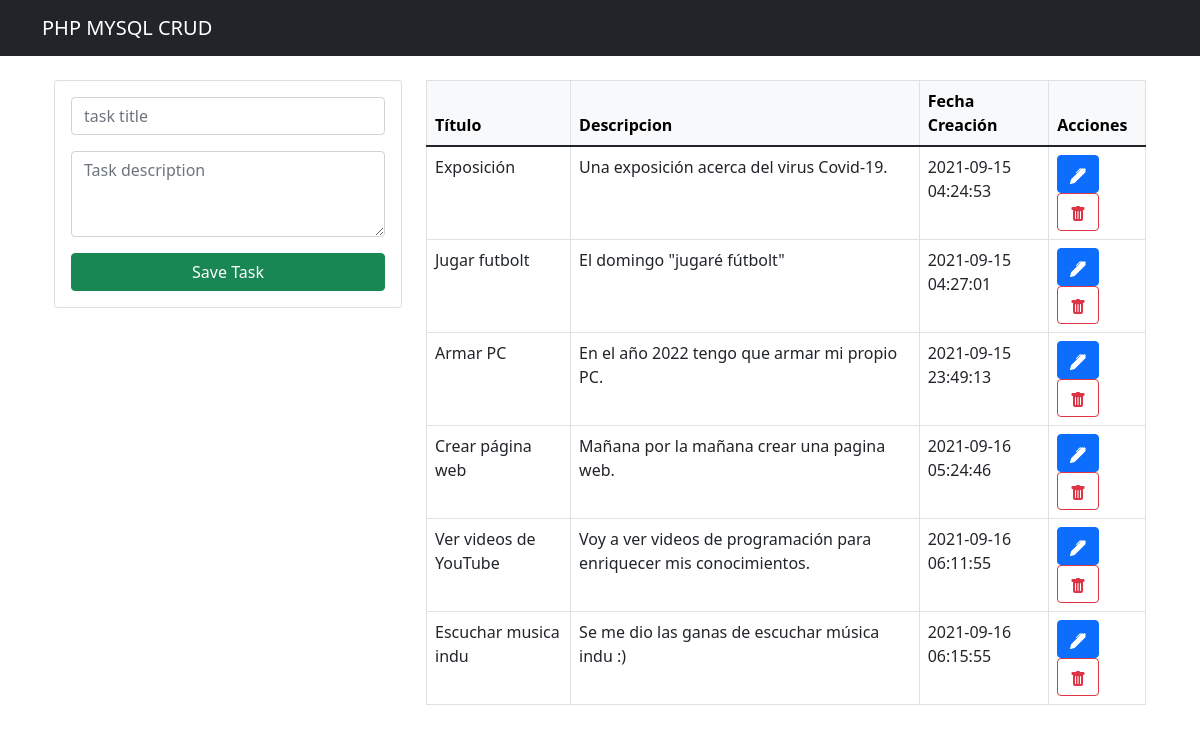
The page / on the database its author committed.
### tables this page shows
CREATE TABLE `tareas` (
  `id` int(11) NOT NULL,
  `titulo` varchar(50) NOT NULL,
  `descripcion` text NOT NULL,
  `created_at` timestamp NOT NULL DEFAULT current_timestamp()
);

### querys/showTask.php (called while the page is built)
<?php
require_once './db.php';
$query = "SELECT * FROM tareas";
$resultTasks = mysqli_query($conexion, $query);
$rows = mysqli_fetch_all($resultTasks);

### index.php (the view, shortened to what this page needs)
<?php
require_once 'includes/header.php';
require_once 'includes/navigation.php';
?>
    <div class="container p-4">
        <div class="row">
            <div class="col-sm-4">
                <div class="card card-body">
                    <form action="querys/saveTask.php" method="POST">
                        <div class="form-group mb-3">
                            <input class="form-control" type="text" name="title" id="" placeholder="task title" autocomplete="off" autofocus>
                        </div>
                        <div class="form-group mb-3">
                            <textarea class="form-control" name="description" id="" rows="3" placeholder="Task description"></textarea>
                        </div>
                        <div class="d-grid gap-2">
                            <input class="btn btn-success" type="submit" name="save_task" value="Save Task">
                        </div>
                    </form>
                </div>
            </div>
            <div class="col-sm-8">
                <table class="table table-bordered">
                    <thead class="table-light">
                        <tr>
                            <th>Título</th>
                            <th>Descripcion</th>
                            <th>Fecha Creación</th>
                            <th>Acciones</th>
                        </tr>
                    </thead>
                    <tbody>
                        <?php
                        require_once 'querys/showTask.php';
                        foreach($rows as $row) {
                        ?>
                            <tr>
                                <td><?= $row[1] ?></td>
                                <td><?= $row[2] ?></td>
                                <td><?= $row[3] ?></td>
                                <td>
                                    <div class="d-grid gap-2 d-md-block m-auto">
                                        <a class="btn btn-primary" href="querys/edit.php?id=<?= $row[0] ?>">
                                        </a>
                                        <a class="btn btn-outline-danger" href="querys/deleteTask.php?id=<?= $row[0] ?>">
                                        </a>
                                    </div>
                                </td>
                            </tr>
                        <?php } mysqli_close($conexion); ?>
                    </tbody>
                </table>
            </div>
        </div>
    </div>
<?php
require_once 'includes/fooder.php';
?>

### includes/header.php (shortened to what this page needs)
<!DOCTYPE html>
<html lang="es">
<head>
    <link href="https://cdn.jsdelivr.net/npm/bootstrap@5.1.1/dist/css/bootstrap.min.css" rel="stylesheet">
</head>
<body>

### includes/navigation.php
<nav class="navbar navbar-dark bg-dark">
    <div class="container">
        <a href="./" class="navbar-brand">PHP MYSQL CRUD</a>
    </div>
</nav>

### includes/fooder.php
</body>
</html>

### rows shown on the page
tareas: titulo "Exposición", descripcion "Una exposición acerca del virus Covid-19.", created_at "2021-09-15 04:24:53"
tareas: titulo "Jugar futbolt", descripcion "El domingo \"jugaré fútbolt\"", created_at "2021-09-15 04:27:01"
tareas: titulo "Armar PC", descripcion "En el año 2022 tengo que armar mi propio PC.", created_at "2021-09-15 23:49:13"
tareas: titulo "Crear página web", descripcion "Mañana por la mañana crear una pagina web.", created_at "2021-09-16 05:24:46"
tareas: titulo "Ver videos de YouTube", descripcion "Voy a ver videos de programación para enriquecer mis conocimientos.", created_at "2021-09-16 06:11:55"
tareas: titulo "Escuchar musica indu", descripcion "Se me dio las ganas de escuchar música indu :)", created_at "2021-09-16 06:15:55"
